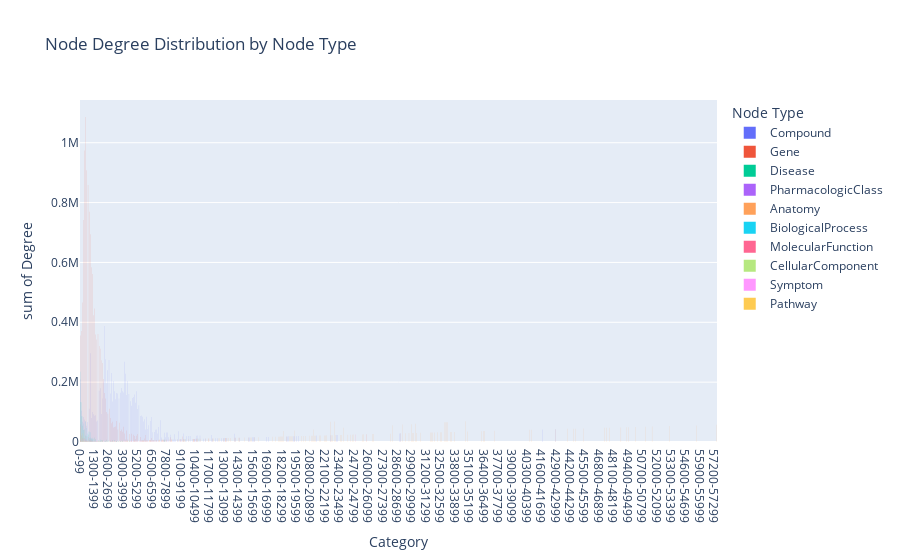

Write notebook code for a chart like this one.
### Markdown cell above
### TBD

### Code cell
import plotly.express as px

fig = px.histogram(
    grouped_entity_df,
    x="Category",
    y="Degree",
    color="Node Type",
    title="Node Degree Distribution by Node Type",
    category_orders={"Category": labels},
    barmode="group",  # 使用分组柱状图
)
fig.show()

### Figure 1 — Plotly figure (JSON) as saved in the notebook; plotly's stock layout.template omitted (floating-point values rounded to 4 significant figures; data arrays with more than 128 entries replaced by an {"elided": "..."} marker saying what was removed)
{"data": [{"alignmentgroup": "True", "bingroup": "x", "histfunc": "sum", "hovertemplate": "Node Type=Compound<br>Category=%{x}<br>sum of Degree=%{y}<extra></extra>", "legendgroup": "Compound", "marker": {"color": "#636efa", "pattern": {"shape": ""}}, "name": "Compound", "offsetgroup": "Compound", "orientation": "v", "showlegend": true, "type": "histogram", "x": {"elided": "25065 str values"}, "xaxis": "x", "y": {"elided": "25065 int values"}, "yaxis": "y"}, {"alignmentgroup": "True", "bingroup": "x", "histfunc": "sum", "hovertemplate": "Node Type=Gene<br>Category=%{x}<br>sum of Degree=%{y}<extra></extra>", "legendgroup": "Gene", "marker": {"color": "#EF553B", "pattern": {"shape": ""}}, "name": "Gene", "offsetgroup": "Gene", "orientation": "v", "showlegend": true, "type": "histogram", "x": {"elided": "40169 str values"}, "xaxis": "x", "y": {"elided": "40169 int values"}, "yaxis": "y"}, {"alignmentgroup": "True", "bingroup": "x", "histfunc": "sum", "hovertemplate": "Node Type=Disease<br>Category=%{x}<br>sum of Degree=%{y}<extra></extra>", "legendgroup": "Disease", "marker": {"color": "#00cc96", "pattern": {"shape": ""}}, "name": "Disease", "offsetgroup": "Disease", "orientation": "v", "showlegend": true, "type": "histogram", "x": {"elided": "9392 str values"}, "xaxis": "x", "y": {"elided": "9392 int values"}, "yaxis": "y"}, {"alignmentgroup": "True", "bingroup": "x", "histfunc": "sum", "hovertemplate": "Node Type=PharmacologicClass<br>Category=%{x}<br>sum of Degree=%{y}<extra></extra>", "legendgroup": "PharmacologicClass", "marker": {"color": "#ab63fa", "pattern": {"shape": ""}}, "name": "PharmacologicClass", "offsetgroup": "PharmacologicClass", "orientation": "v", "showlegend": true, "type": "histogram", "x": {"elided": "345 str values"}, "xaxis": "x", "y": {"elided": "345 int values"}, "yaxis": "y"}, {"alignmentgroup": "True", "bingroup": "x", "histfunc": "sum", "hovertemplate": "Node Type=Anatomy<br>Category=%{x}<br>sum of Degree=%{y}<extra></extra>", "legendgroup": "Anatomy", "marker": {"color": "#FFA15A", "pattern": {"shape": ""}}, "name": "Anatomy", "offsetgroup": "Anatomy", "orientation": "v", "showlegend": true, "type": "histogram", "x": {"elided": "513 str values"}, "xaxis": "x", "y": {"elided": "513 int values"}, "yaxis": "y"}, {"alignmentgroup": "True", "bingroup": "x", "histfunc": "sum", "hovertemplate": "Node Type=BiologicalProcess<br>Category=%{x}<br>sum of Degree=%{y}<extra></extra>", "legendgroup": "BiologicalProcess", "marker": {"color": "#19d3f3", "pattern": {"shape": ""}}, "name": "BiologicalProcess", "offsetgroup": "BiologicalProcess", "orientation": "v", "showlegend": true, "type": "histogram", "x": {"elided": "14550 str values"}, "xaxis": "x", "y": {"elided": "14550 int values"}, "yaxis": "y"}, {"alignmentgroup": "True", "bingroup": "x", "histfunc": "sum", "hovertemplate": "Node Type=MolecularFunction<br>Category=%{x}<br>sum of Degree=%{y}<extra></extra>", "legendgroup": "MolecularFunction", "marker": {"color": "#FF6692", "pattern": {"shape": ""}}, "name": "MolecularFunction", "offsetgroup": "MolecularFunction", "orientation": "v", "showlegend": true, "type": "histogram", "x": {"elided": "4711 str values"}, "xaxis": "x", "y": {"elided": "4711 int values"}, "yaxis": "y"}, {"alignmentgroup": "True", "bingroup": "x", "histfunc": "sum", "hovertemplate": "Node Type=CellularComponent<br>Category=%{x}<br>sum of Degree=%{y}<extra></extra>", "legendgroup": "CellularComponent", "marker": {"color": "#B6E880", "pattern": {"shape": ""}}, "name": "CellularComponent", "offsetgroup": "CellularComponent", "orientation": "v", "showlegend": true, "type": "histogram", "x": {"elided": "1855 str values"}, "xaxis": "x", "y": {"elided": "1855 int values"}, "yaxis": "y"}, {"alignmentgroup": "True", "bingroup": "x", "histfunc": "sum", "hovertemplate": "Node Type=Symptom<br>Category=%{x}<br>sum of Degree=%{y}<extra></extra>", "legendgroup": "Symptom", "marker": {"color": "#FF97FF", "pattern": {"shape": ""}}, "name": "Symptom", "offsetgroup": "Symptom", "orientation": "v", "showlegend": true, "type": "histogram", "x": {"elided": "462 str values"}, "xaxis": "x", "y": {"elided": "462 int values"}, "yaxis": "y"}, {"alignmentgroup": "True", "bingroup": "x", "histfunc": "sum", "hovertemplate": "Node Type=Pathway<br>Category=%{x}<br>sum of Degree=%{y}<extra></extra>", "legendgroup": "Pathway", "marker": {"color": "#FECB52", "pattern": {"shape": ""}}, "name": "Pathway", "offsetgroup": "Pathway", "orientation": "v", "showlegend": true, "type": "histogram", "x": {"elided": "2310 str values"}, "xaxis": "x", "y": {"elided": "2310 int values"}, "yaxis": "y"}], "layout": {"barmode": "group", "legend": {"title": {"text": "Node Type"}, "tracegroupgap": 0}, "title": {"text": "Node Degree Distribution by Node Type"}, "xaxis": {"anchor": "y", "categoryarray": {"elided": "605 str values"}, "categoryorder": "array", "domain": [0, 1], "title": {"text": "Category"}}, "yaxis": {"anchor": "x", "domain": [0, 1], "title": {"text": "sum of Degree"}}}}
